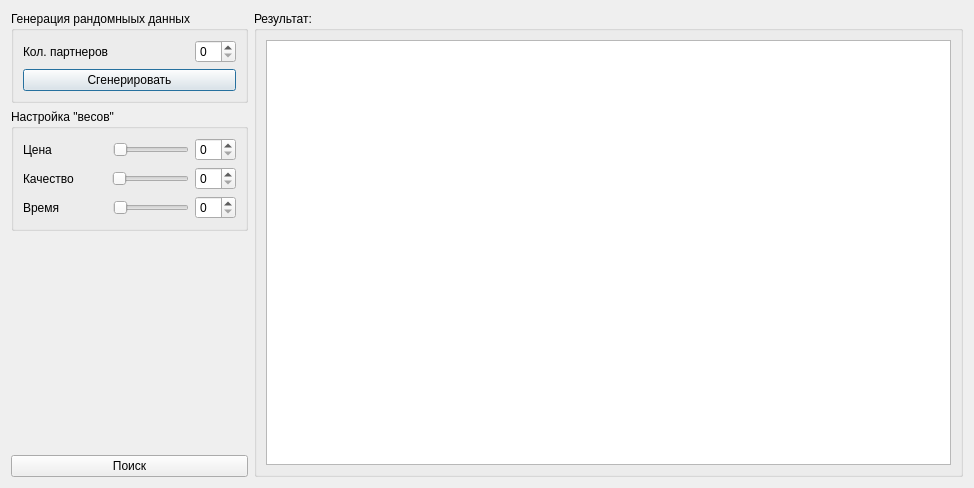
<?xml version="1.0" encoding="UTF-8"?>
<ui version="4.0">
 <class>Dialog</class>
 <widget class="QDialog" name="Dialog">
  <property name="geometry">
   <rect>
    <x>0</x>
    <y>0</y>
    <width>974</width>
    <height>488</height>
   </rect>
  </property>
  <property name="windowTitle">
   <string>SoSBS</string>
  </property>
  <layout class="QGridLayout" name="gridLayout_4">
   <item row="0" column="0">
    <widget class="QSplitter" name="splitter">
     <property name="orientation">
      <enum>Qt::Vertical</enum>
     </property>
     <widget class="QWidget" name="widget" native="true">
      <property name="maximumSize">
       <size>
        <width>237</width>
        <height>16777215</height>
       </size>
      </property>
      <layout class="QGridLayout" name="gridLayout_3">
       <item row="0" column="0">
        <widget class="QGroupBox" name="groupBox">
         <property name="title">
          <string>Генерация рандомныых данных</string>
         </property>
         <layout class="QGridLayout" name="gridLayout">
          <item row="0" column="0">
           <layout class="QVBoxLayout" name="verticalLayout_2">
            <item>
             <layout class="QHBoxLayout" name="horizontalLayout">
              <item>
               <widget class="QLabel" name="label">
                <property name="text">
                 <string>Кол. партнеров</string>
                </property>
               </widget>
              </item>
              <item>
               <spacer name="horizontalSpacer">
                <property name="orientation">
                 <enum>Qt::Horizontal</enum>
                </property>
                <property name="sizeHint" stdset="0">
                 <size>
                  <width>40</width>
                  <height>20</height>
                 </size>
                </property>
               </spacer>
              </item>
              <item>
               <widget class="QSpinBox" name="spinBox"/>
              </item>
             </layout>
            </item>
            <item>
             <widget class="QPushButton" name="pushButton">
              <property name="text">
               <string>Сгенерировать</string>
              </property>
             </widget>
            </item>
           </layout>
          </item>
         </layout>
         <zorder></zorder>
        </widget>
       </item>
       <item row="1" column="0">
        <widget class="QGroupBox" name="groupBox_2">
         <property name="title">
          <string>Настройка &quot;весов&quot;</string>
         </property>
         <layout class="QGridLayout" name="gridLayout_2">
          <item row="0" column="0">
           <layout class="QVBoxLayout" name="verticalLayout">
            <item>
             <layout class="QHBoxLayout" name="horizontalLayout_2">
              <item>
               <widget class="QLabel" name="label_2">
                <property name="text">
                 <string>Цена       </string>
                </property>
               </widget>
              </item>
              <item>
               <spacer name="horizontalSpacer_3">
                <property name="orientation">
                 <enum>Qt::Horizontal</enum>
                </property>
                <property name="sizeHint" stdset="0">
                 <size>
                  <width>40</width>
                  <height>20</height>
                 </size>
                </property>
               </spacer>
              </item>
              <item>
               <widget class="QSlider" name="horizontalSlider">
                <property name="orientation">
                 <enum>Qt::Horizontal</enum>
                </property>
               </widget>
              </item>
              <item>
               <widget class="QSpinBox" name="spinBox_2"/>
              </item>
             </layout>
            </item>
            <item>
             <layout class="QHBoxLayout" name="horizontalLayout_5">
              <item>
               <widget class="QLabel" name="label_5">
                <property name="text">
                 <string>Качество</string>
                </property>
               </widget>
              </item>
              <item>
               <spacer name="horizontalSpacer_4">
                <property name="orientation">
                 <enum>Qt::Horizontal</enum>
                </property>
                <property name="sizeHint" stdset="0">
                 <size>
                  <width>40</width>
                  <height>20</height>
                 </size>
                </property>
               </spacer>
              </item>
              <item>
               <widget class="QSlider" name="horizontalSlider_4">
                <property name="orientation">
                 <enum>Qt::Horizontal</enum>
                </property>
               </widget>
              </item>
              <item>
               <widget class="QSpinBox" name="spinBox_5"/>
              </item>
             </layout>
            </item>
            <item>
             <layout class="QHBoxLayout" name="horizontalLayout_6">
              <item>
               <widget class="QLabel" name="label_6">
                <property name="text">
                 <string>Время     </string>
                </property>
               </widget>
              </item>
              <item>
               <spacer name="horizontalSpacer_5">
                <property name="orientation">
                 <enum>Qt::Horizontal</enum>
                </property>
                <property name="sizeHint" stdset="0">
                 <size>
                  <width>40</width>
                  <height>20</height>
                 </size>
                </property>
               </spacer>
              </item>
              <item>
               <widget class="QSlider" name="horizontalSlider_5">
                <property name="orientation">
                 <enum>Qt::Horizontal</enum>
                </property>
               </widget>
              </item>
              <item>
               <widget class="QSpinBox" name="spinBox_6"/>
              </item>
             </layout>
            </item>
           </layout>
          </item>
         </layout>
        </widget>
       </item>
       <item row="2" column="0">
        <spacer name="verticalSpacer">
         <property name="orientation">
          <enum>Qt::Vertical</enum>
         </property>
         <property name="sizeHint" stdset="0">
          <size>
           <width>20</width>
           <height>40</height>
          </size>
         </property>
        </spacer>
       </item>
       <item row="3" column="0">
        <widget class="QPushButton" name="pushButton_2">
         <property name="text">
          <string>Поиск</string>
         </property>
        </widget>
       </item>
      </layout>
     </widget>
    </widget>
   </item>
   <item row="0" column="1">
    <widget class="QGroupBox" name="groupBox_3">
     <property name="title">
      <string>Результат:</string>
     </property>
     <layout class="QGridLayout" name="gridLayout_5">
      <item row="0" column="0">
       <widget class="QTableView" name="tableView"/>
      </item>
     </layout>
    </widget>
   </item>
  </layout>
 </widget>
 <resources/>
 <connections>
  <connection>
   <sender>horizontalSlider</sender>
   <signal>valueChanged(int)</signal>
   <receiver>spinBox_2</receiver>
   <slot>setValue(int)</slot>
   <hints>
    <hint type="sourcelabel">
     <x>121</x>
     <y>163</y>
    </hint>
    <hint type="destinationlabel">
     <x>199</x>
     <y>158</y>
    </hint>
   </hints>
  </connection>
  <connection>
   <sender>spinBox_2</sender>
   <signal>valueChanged(int)</signal>
   <receiver>horizontalSlider</receiver>
   <slot>setValue(int)</slot>
   <hints>
    <hint type="sourcelabel">
     <x>201</x>
     <y>169</y>
    </hint>
    <hint type="destinationlabel">
     <x>150</x>
     <y>164</y>
    </hint>
   </hints>
  </connection>
  <connection>
   <sender>horizontalSlider_4</sender>
   <signal>valueChanged(int)</signal>
   <receiver>spinBox_5</receiver>
   <slot>setValue(int)</slot>
   <hints>
    <hint type="sourcelabel">
     <x>153</x>
     <y>187</y>
    </hint>
    <hint type="destinationlabel">
     <x>191</x>
     <y>194</y>
    </hint>
   </hints>
  </connection>
  <connection>
   <sender>spinBox_5</sender>
   <signal>valueChanged(int)</signal>
   <receiver>horizontalSlider_4</receiver>
   <slot>setValue(int)</slot>
   <hints>
    <hint type="sourcelabel">
     <x>203</x>
     <y>193</y>
    </hint>
    <hint type="destinationlabel">
     <x>154</x>
     <y>191</y>
    </hint>
   </hints>
  </connection>
  <connection>
   <sender>horizontalSlider_5</sender>
   <signal>valueChanged(int)</signal>
   <receiver>spinBox_6</receiver>
   <slot>setValue(int)</slot>
   <hints>
    <hint type="sourcelabel">
     <x>137</x>
     <y>221</y>
    </hint>
    <hint type="destinationlabel">
     <x>193</x>
     <y>219</y>
    </hint>
   </hints>
  </connection>
  <connection>
   <sender>spinBox_6</sender>
   <signal>valueChanged(int)</signal>
   <receiver>horizontalSlider_5</receiver>
   <slot>setValue(int)</slot>
   <hints>
    <hint type="sourcelabel">
     <x>203</x>
     <y>225</y>
    </hint>
    <hint type="destinationlabel">
     <x>156</x>
     <y>227</y>
    </hint>
   </hints>
  </connection>
 </connections>
</ui>
